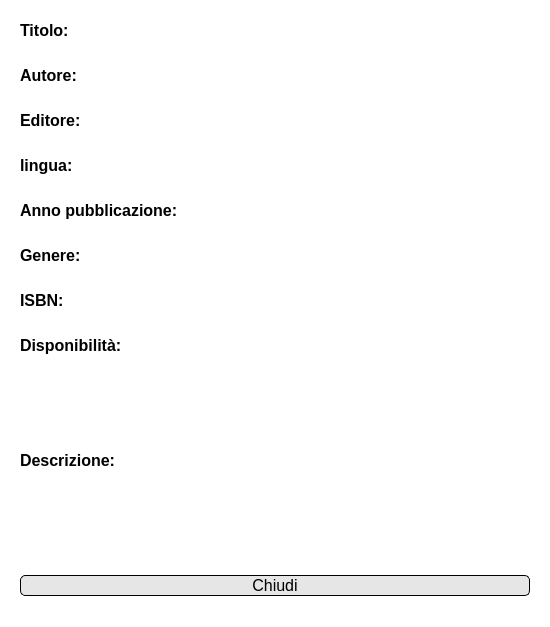
<?xml version="1.0" encoding="UTF-8"?>
<ui version="4.0">
 <class>Dialog</class>
 <widget class="QDialog" name="Dialog">
  <property name="geometry">
   <rect>
    <x>0</x>
    <y>0</y>
    <width>550</width>
    <height>627</height>
   </rect>
  </property>
  <property name="minimumSize">
   <size>
    <width>550</width>
    <height>0</height>
   </size>
  </property>
  <property name="windowTitle">
   <string>Visualizza libro</string>
  </property>
  <property name="styleSheet">
   <string notr="true">background-color: rgb(255, 255, 255);</string>
  </property>
  <property name="modal">
   <bool>true</bool>
  </property>
  <layout class="QVBoxLayout" name="verticalLayout">
   <item>
    <widget class="QWidget" name="widget_2" native="true">
     <layout class="QHBoxLayout" name="horizontalLayout_4">
      <item>
       <widget class="QLabel" name="label">
        <property name="minimumSize">
         <size>
          <width>250</width>
          <height>0</height>
         </size>
        </property>
        <property name="maximumSize">
         <size>
          <width>250</width>
          <height>16777215</height>
         </size>
        </property>
        <property name="font">
         <font>
          <pointsize>12</pointsize>
          <weight>75</weight>
          <bold>true</bold>
         </font>
        </property>
        <property name="text">
         <string>Titolo:</string>
        </property>
       </widget>
      </item>
      <item>
       <widget class="QLineEdit" name="titolo">
        <property name="font">
         <font>
          <pointsize>12</pointsize>
         </font>
        </property>
        <property name="styleSheet">
         <string notr="true">border:None</string>
        </property>
        <property name="readOnly">
         <bool>true</bool>
        </property>
       </widget>
      </item>
     </layout>
    </widget>
   </item>
   <item>
    <widget class="QWidget" name="widget_4" native="true">
     <layout class="QHBoxLayout" name="horizontalLayout_3">
      <item>
       <widget class="QLabel" name="label_3">
        <property name="minimumSize">
         <size>
          <width>250</width>
          <height>0</height>
         </size>
        </property>
        <property name="maximumSize">
         <size>
          <width>250</width>
          <height>16777215</height>
         </size>
        </property>
        <property name="font">
         <font>
          <pointsize>12</pointsize>
          <weight>75</weight>
          <bold>true</bold>
         </font>
        </property>
        <property name="text">
         <string>Autore:</string>
        </property>
       </widget>
      </item>
      <item>
       <widget class="QLineEdit" name="autore">
        <property name="font">
         <font>
          <pointsize>12</pointsize>
         </font>
        </property>
        <property name="styleSheet">
         <string notr="true">border:None</string>
        </property>
        <property name="readOnly">
         <bool>true</bool>
        </property>
       </widget>
      </item>
     </layout>
    </widget>
   </item>
   <item>
    <widget class="QWidget" name="widget_3" native="true">
     <layout class="QHBoxLayout" name="horizontalLayout">
      <item>
       <widget class="QLabel" name="label_5">
        <property name="minimumSize">
         <size>
          <width>250</width>
          <height>0</height>
         </size>
        </property>
        <property name="maximumSize">
         <size>
          <width>250</width>
          <height>16777215</height>
         </size>
        </property>
        <property name="font">
         <font>
          <pointsize>12</pointsize>
          <weight>75</weight>
          <bold>true</bold>
         </font>
        </property>
        <property name="text">
         <string>Editore:</string>
        </property>
       </widget>
      </item>
      <item>
       <widget class="QLineEdit" name="editore">
        <property name="font">
         <font>
          <pointsize>12</pointsize>
         </font>
        </property>
        <property name="styleSheet">
         <string notr="true">border:None</string>
        </property>
        <property name="readOnly">
         <bool>true</bool>
        </property>
       </widget>
      </item>
     </layout>
    </widget>
   </item>
   <item>
    <widget class="QWidget" name="widget_5" native="true">
     <layout class="QHBoxLayout" name="horizontalLayout_5">
      <item>
       <widget class="QLabel" name="label_9">
        <property name="minimumSize">
         <size>
          <width>250</width>
          <height>0</height>
         </size>
        </property>
        <property name="maximumSize">
         <size>
          <width>250</width>
          <height>16777215</height>
         </size>
        </property>
        <property name="font">
         <font>
          <pointsize>12</pointsize>
          <weight>75</weight>
          <bold>true</bold>
         </font>
        </property>
        <property name="text">
         <string>lingua:</string>
        </property>
       </widget>
      </item>
      <item>
       <widget class="QLineEdit" name="lingua">
        <property name="font">
         <font>
          <pointsize>12</pointsize>
         </font>
        </property>
        <property name="styleSheet">
         <string notr="true">border:None</string>
        </property>
        <property name="readOnly">
         <bool>true</bool>
        </property>
       </widget>
      </item>
     </layout>
    </widget>
   </item>
   <item>
    <widget class="QWidget" name="widget_8" native="true">
     <layout class="QHBoxLayout" name="horizontalLayout_8">
      <item>
       <widget class="QLabel" name="label_15">
        <property name="minimumSize">
         <size>
          <width>250</width>
          <height>0</height>
         </size>
        </property>
        <property name="maximumSize">
         <size>
          <width>250</width>
          <height>16777215</height>
         </size>
        </property>
        <property name="font">
         <font>
          <pointsize>12</pointsize>
          <weight>75</weight>
          <bold>true</bold>
         </font>
        </property>
        <property name="text">
         <string>Anno pubblicazione:</string>
        </property>
       </widget>
      </item>
      <item>
       <widget class="QLineEdit" name="annoPubblicazione">
        <property name="font">
         <font>
          <pointsize>12</pointsize>
         </font>
        </property>
        <property name="styleSheet">
         <string notr="true">border:None</string>
        </property>
        <property name="readOnly">
         <bool>true</bool>
        </property>
       </widget>
      </item>
     </layout>
    </widget>
   </item>
   <item>
    <widget class="QWidget" name="widget" native="true">
     <layout class="QHBoxLayout" name="horizontalLayout_2">
      <item>
       <widget class="QLabel" name="label_7">
        <property name="minimumSize">
         <size>
          <width>250</width>
          <height>0</height>
         </size>
        </property>
        <property name="maximumSize">
         <size>
          <width>250</width>
          <height>16777215</height>
         </size>
        </property>
        <property name="font">
         <font>
          <pointsize>12</pointsize>
          <weight>75</weight>
          <bold>true</bold>
         </font>
        </property>
        <property name="text">
         <string>Genere:</string>
        </property>
       </widget>
      </item>
      <item>
       <widget class="QLineEdit" name="genere">
        <property name="font">
         <font>
          <pointsize>12</pointsize>
         </font>
        </property>
        <property name="styleSheet">
         <string notr="true">border:None</string>
        </property>
        <property name="readOnly">
         <bool>true</bool>
        </property>
       </widget>
      </item>
     </layout>
    </widget>
   </item>
   <item>
    <widget class="QWidget" name="widget_10" native="true">
     <property name="minimumSize">
      <size>
       <width>0</width>
       <height>0</height>
      </size>
     </property>
     <layout class="QHBoxLayout" name="horizontalLayout_10">
      <item>
       <widget class="QLabel" name="label_12">
        <property name="minimumSize">
         <size>
          <width>250</width>
          <height>0</height>
         </size>
        </property>
        <property name="maximumSize">
         <size>
          <width>250</width>
          <height>16777215</height>
         </size>
        </property>
        <property name="font">
         <font>
          <pointsize>12</pointsize>
          <weight>75</weight>
          <bold>true</bold>
         </font>
        </property>
        <property name="text">
         <string>ISBN:</string>
        </property>
       </widget>
      </item>
      <item>
       <widget class="QLineEdit" name="ISBN">
        <property name="font">
         <font>
          <pointsize>12</pointsize>
         </font>
        </property>
        <property name="styleSheet">
         <string notr="true">border:None</string>
        </property>
        <property name="readOnly">
         <bool>true</bool>
        </property>
       </widget>
      </item>
     </layout>
    </widget>
   </item>
   <item>
    <widget class="QWidget" name="widget_6" native="true">
     <layout class="QHBoxLayout" name="horizontalLayout_6">
      <item>
       <widget class="QLabel" name="label_11">
        <property name="minimumSize">
         <size>
          <width>250</width>
          <height>0</height>
         </size>
        </property>
        <property name="maximumSize">
         <size>
          <width>250</width>
          <height>16777215</height>
         </size>
        </property>
        <property name="font">
         <font>
          <pointsize>12</pointsize>
          <weight>75</weight>
          <bold>true</bold>
         </font>
        </property>
        <property name="text">
         <string>Disponibilità:</string>
        </property>
       </widget>
      </item>
      <item>
       <widget class="QLineEdit" name="quantita">
        <property name="font">
         <font>
          <pointsize>12</pointsize>
         </font>
        </property>
        <property name="styleSheet">
         <string notr="true">border:None</string>
        </property>
        <property name="readOnly">
         <bool>true</bool>
        </property>
       </widget>
      </item>
     </layout>
    </widget>
   </item>
   <item>
    <widget class="QWidget" name="widget_7" native="true">
     <layout class="QHBoxLayout" name="horizontalLayout_7">
      <item>
       <widget class="QLabel" name="label_13">
        <property name="minimumSize">
         <size>
          <width>250</width>
          <height>0</height>
         </size>
        </property>
        <property name="maximumSize">
         <size>
          <width>250</width>
          <height>16777215</height>
         </size>
        </property>
        <property name="font">
         <font>
          <pointsize>12</pointsize>
          <weight>75</weight>
          <bold>true</bold>
         </font>
        </property>
        <property name="text">
         <string>Descrizione:</string>
        </property>
       </widget>
      </item>
      <item>
       <widget class="QTextEdit" name="descrizione">
        <property name="font">
         <font>
          <pointsize>12</pointsize>
         </font>
        </property>
        <property name="styleSheet">
         <string notr="true">border:None</string>
        </property>
        <property name="readOnly">
         <bool>true</bool>
        </property>
       </widget>
      </item>
     </layout>
    </widget>
   </item>
   <item>
    <widget class="QWidget" name="widget_9" native="true">
     <layout class="QHBoxLayout" name="horizontalLayout_9">
      <property name="topMargin">
       <number>20</number>
      </property>
      <property name="bottomMargin">
       <number>20</number>
      </property>
      <item>
       <widget class="QPushButton" name="chiudiButton">
        <property name="font">
         <font>
          <pointsize>12</pointsize>
         </font>
        </property>
        <property name="styleSheet">
         <string notr="true">QPushButton#chiudiButton {
	border: 1px solid;
	background-color:rgb(230, 230, 230);
	border-radius: 5px;
	border-color: rgb(0, 0, 0);
}
QPushButton#chiudiButton:hover {
	background-color: rgb(207, 207, 207);
}</string>
        </property>
        <property name="text">
         <string>Chiudi</string>
        </property>
       </widget>
      </item>
     </layout>
    </widget>
   </item>
  </layout>
 </widget>
 <resources/>
 <connections/>
</ui>
